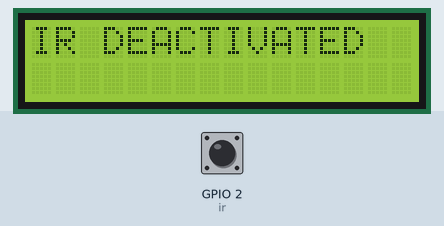
The program below on a simulated Raspberry Pi (BCM pin numbers). On the bench: 16×2 character LCD. The test bench sets the inputs (shaded band); at power-on: GPIO 2 (ir) HIGH.

Above: at 1.2 s.
1.3 s: GPIO 2 (ir) pulled LOW for 0.75 s
At 2.3 s:
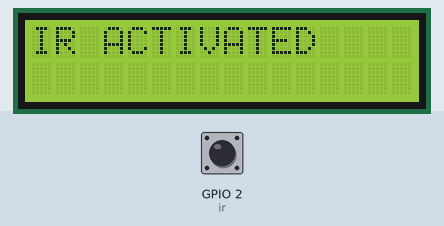
4.0 s: GPIO 2 (ir) pulled LOW for 3.2 s
Timing chart, 0 to 7.0 s (numbered marks = the images above; inputs shaded):
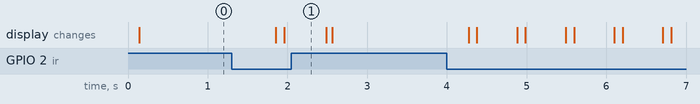

The program:

lcd.py
```python
import RPi.GPIO as GPIO
import time

ir=2
LCD_RS=27
LCD_E=22
LCD_D4=6
LCD_D5=13
LCD_D6=19
LCD_D7=26

LCD_WIDTH=16
LCD_CHR= True
LCD_CMD= False

LCD_LINE_1 = 0x80
LCD_LINE_2 = 0xc0

E_PULSE = 0.001
E_DELAY = 0.001

def main():
    GPIO.setwarnings(False)
    GPIO.setmode(GPIO.BCM)
    GPIO.setup(LCD_E, GPIO.OUT)
    GPIO.setup(LCD_RS,GPIO.OUT)
    GPIO.setup(LCD_D4,GPIO.OUT)
    GPIO.setup(LCD_D5,GPIO.OUT)
    GPIO.setup(LCD_D6,GPIO.OUT)
    GPIO.setup(LCD_D7,GPIO.OUT)
    GPIO.setup(ir,GPIO.IN,pull_up_down=GPIO.PUD_UP)

    lcd_init()

    while True:
         if GPIO.input(ir):
             lcd_string("IR DEACTIVATED",LCD_LINE_1)
             time.sleep(0.5)
         else :
             lcd_byte(0x01,LCD_CMD)
             lcd_string("IR ACTIVATED",LCD_LINE_1)
             time.sleep(0.5)
def lcd_init():
    lcd_byte(0x33,LCD_CMD)
    lcd_byte(0x32,LCD_CMD)
    lcd_byte(0x06,LCD_CMD)
    lcd_byte(0x0c,LCD_CMD)
    lcd_byte(0x28,LCD_CMD)
    lcd_byte(0x01,LCD_CMD)
    time.sleep(E_DELAY)

def lcd_byte(bits,mode):
    GPIO.output(LCD_RS,mode)
    GPIO.output(LCD_D4,False)
    GPIO.output(LCD_D5,False)
    GPIO.output(LCD_D6,False)
    GPIO.output(LCD_D7,False)
    if bits&0x10==0x10:
        GPIO.output(LCD_D4,True)
    if bits&0x20==0x20:
        GPIO.output(LCD_D5,True)
    if bits&0x40==0x40:
        GPIO.output(LCD_D6,True)
    if bits&0x80==0x80:
        GPIO.output(LCD_D7,True)
    lcd_toggle_enable()

    GPIO.output(LCD_D4,False)
    GPIO.output(LCD_D5,False)
    GPIO.output(LCD_D6,False)
    GPIO.output(LCD_D7,False)
    if bits&0x01==0x01:
        GPIO.output(LCD_D4,True)
    if bits&0x02==0x02:
        GPIO.output(LCD_D5,True)
    if bits&0x04==0x04:
        GPIO.output(LCD_D6,True)
    if bits&0x08==0x08:
        GPIO.output(LCD_D7,True)

    lcd_toggle_enable()

def lcd_toggle_enable():
    time.sleep(E_DELAY)
    GPIO.output(LCD_E,True)
    time.sleep(E_PULSE)
    GPIO.output(LCD_E,False)
    time.sleep(E_DELAY)

def lcd_string(message,line):
    message=message.ljust(LCD_WIDTH," ")
    lcd_byte(line,LCD_CMD)
    for i in range(LCD_WIDTH):
        lcd_byte(ord(message[i]),LCD_CHR)

if __name__=='__main__':
    try:
        main()
    except KeyboardInterrupt:
            lcd_byte(0x01,LCD_CMD)
            lcd_string("BYE",LCD_LINE_1)
            time.sleep(1)
            GPIO.cleanup()
```

Measured:
- after the input at 1.3 s, the display: first changes after 0.55 s (image 1 shows a later state)
